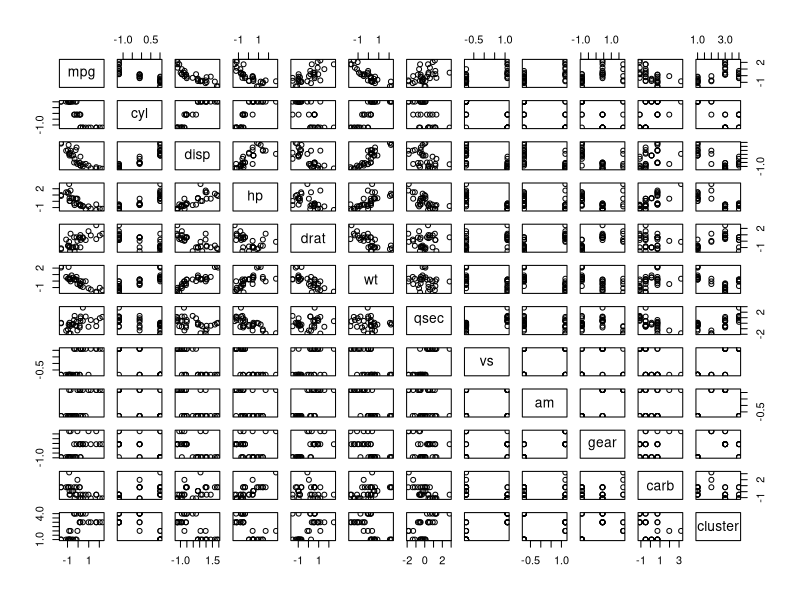
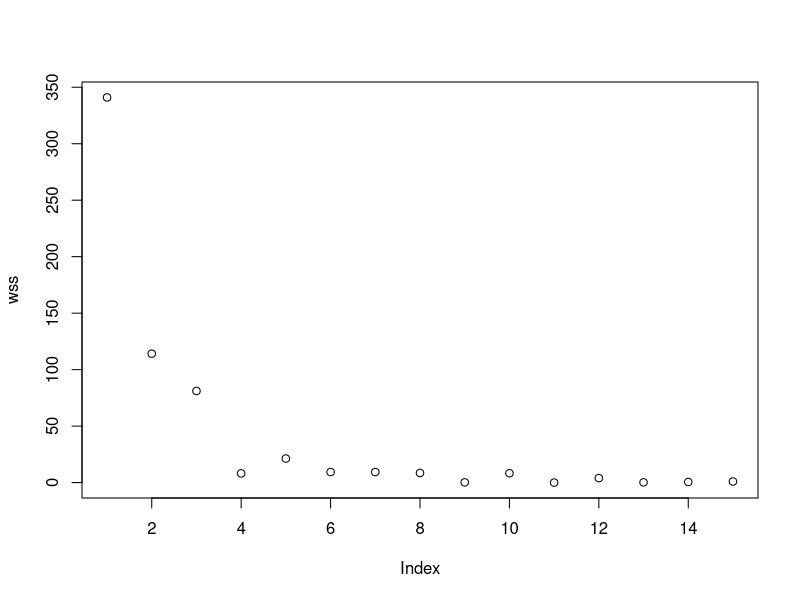
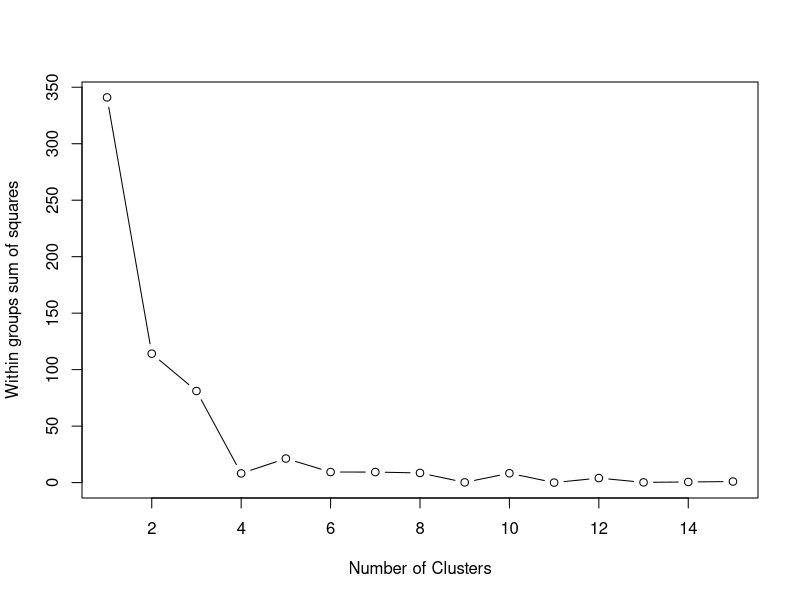

Reproduce these figures in R, in order.
rm(list=ls())

attach(mtcars)

cars=mtcars

cars=scale(cars)

cars_kmeans=kmeans(cars,4)

cars_kmeans$cluster

cars_cluster=data.frame(cars,cluster=cars_kmeans$cluster)

plot(cars_cluster)
cars_kmeans$withinss
cars_kmeans$betweenss

wss=0

for (i in 1:15){
  wss[i]=kmeans(cars,centers = i)$withinss
}
wss

plot(wss)

plot(1:15, wss, 
     type="b", 
     xlab="Number of Clusters",
     ylab="Within groups sum of squares") 